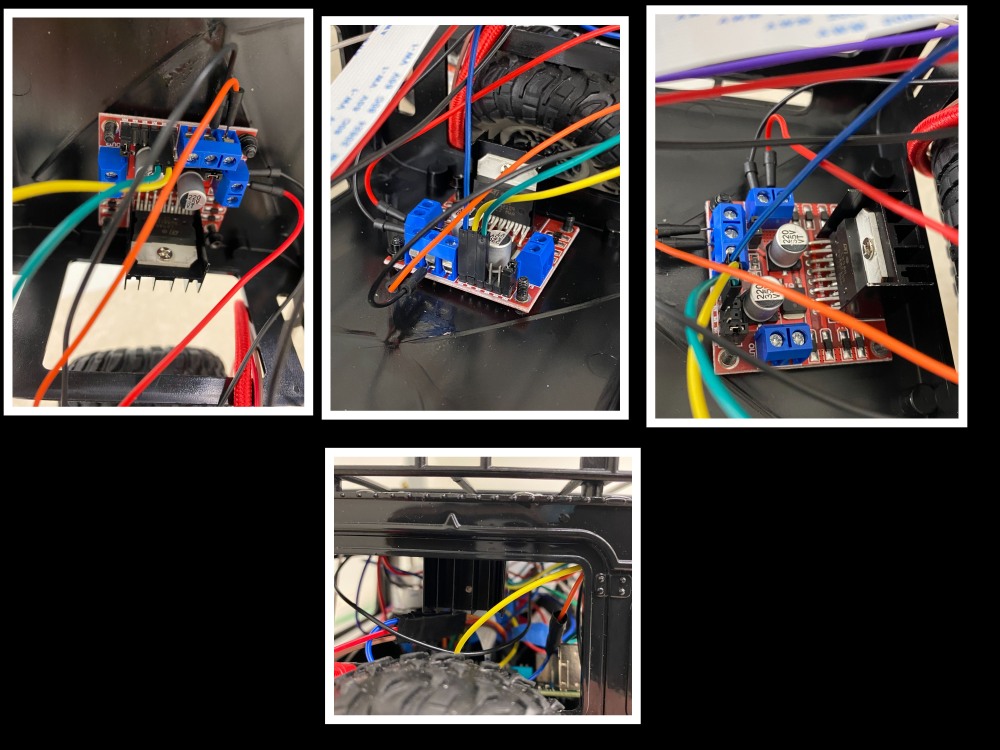
#> input picture Image_Mercure/L298N.jpg, 4000 x 3000 px, given in place of the camera (shown at 1/4 size)
$ python Color_Detector_Helper.py
#> lines starting #> are read from the running program, lines starting #| are printed output that depends on the picture; after the words box and inside, x2 and y2 are one past the last pixel; in counts of white or black regions, pixels touching at a corner belong together
import cv2
import numpy as np

#Ici on va chercher la camera et on la stock dans la variable cap
cap = cv2.VideoCapture(0, cv2.CAP_V4L)
#Taille de l'image
cap.set(3,640)
cap.set(4,480)


def nothing(x):
    pass

cv2.namedWindow("Detection couleur")


#(HSV en anglais pour hue, saturation, value) : Teinte, Saturation, Brillance
#Creation des trackbar
cv2.createTrackbar("LowH", "Detection couleur", 0, 255, nothing)
#> slider 'LowH' is set to 51
cv2.createTrackbar("LowS", "Detection couleur", 0, 255, nothing)
#> slider 'LowS' is set to 51
cv2.createTrackbar("LowV", "Detection couleur", 0, 255, nothing)
#> slider 'LowV' is set to 51
cv2.createTrackbar("UpH", "Detection couleur", 0, 255, nothing)
#> slider 'UpH' is set to 255
cv2.createTrackbar("UpS", "Detection couleur", 0, 255, nothing)
#> slider 'UpS' is set to 255
cv2.createTrackbar("UpV", "Detection couleur", 0, 255, nothing)
#> slider 'UpV' is set to 255

while True:

    #Ici on lit chaque img de la camera et on le stock dans la variable img
    _,img = cap.read()
#> img is the input picture: shape (3000, 4000, 3); mean B, G, R 62, 63.7, 70.5

    #Convertie l'image en hsv pour faire la detection de couleur
    hsv = cv2.cvtColor(img, cv2.COLOR_BGR2HSV)
#> hsv: shape (3000, 4000, 3); mean H, S, V 24, 36.3, 75.8

    #Ici avec les trackbar on va chercher notre couleur min et max qu'on veut détecter
    lower_h = cv2.getTrackbarPos("LowH", "Detection couleur")
    lower_s = cv2.getTrackbarPos("LowS", "Detection couleur")
    lower_v = cv2.getTrackbarPos("LowV", "Detection couleur")

    upper_h = cv2.getTrackbarPos("UpH", "Detection couleur")
    upper_s = cv2.getTrackbarPos("UpS", "Detection couleur")
    upper_v = cv2.getTrackbarPos("UpV", "Detection couleur")

    #On créer un array avec nos valeurs hsv de la trackbar pour la couleur min et max
    low_HSV = np.array([lower_h, lower_s, lower_v])
    up_HSV = np.array([upper_h, upper_s, upper_v])

    #On défini notre mask
    mask = cv2.inRange(hsv, low_HSV, up_HSV)
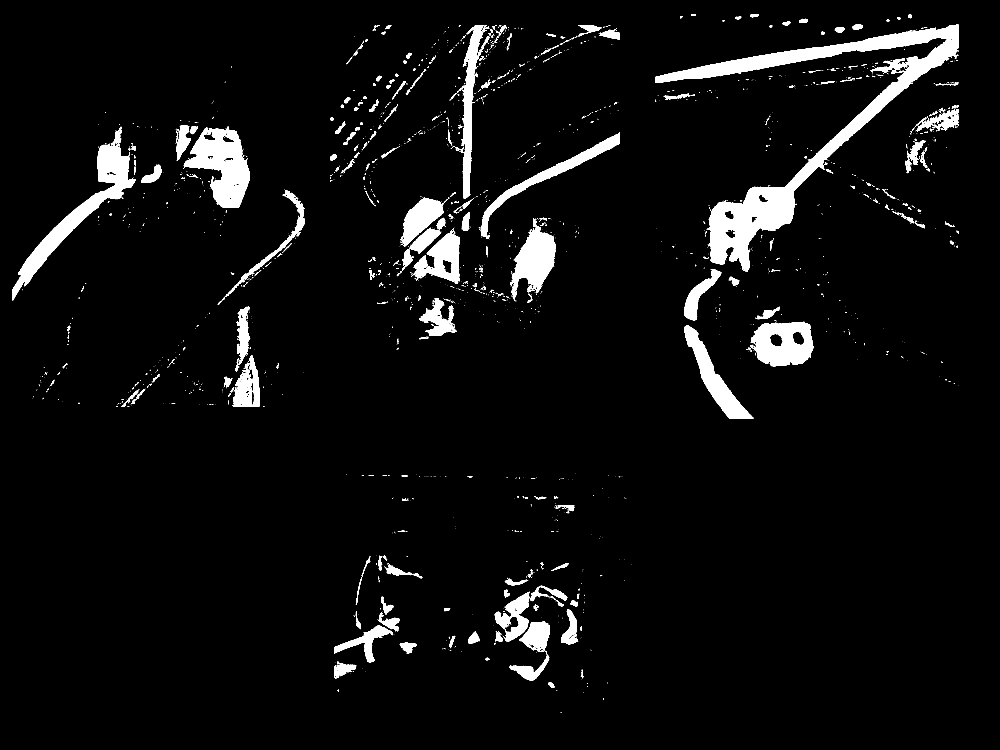
#> mask: shape (3000, 4000) (shown at 1/4 size); 5% white; 2482 white regions (2091 under 20 px), largest, box (x1, y1, x2, y2) and area: (2621, 98, 3834, 1086) 164352, (50, 585, 543, 1202) 47675, (735, 506, 1000, 831) 45212


    #Ici on va filtrer les images avec notre mask
    result = cv2.bitwise_and(img, img, mask=mask)
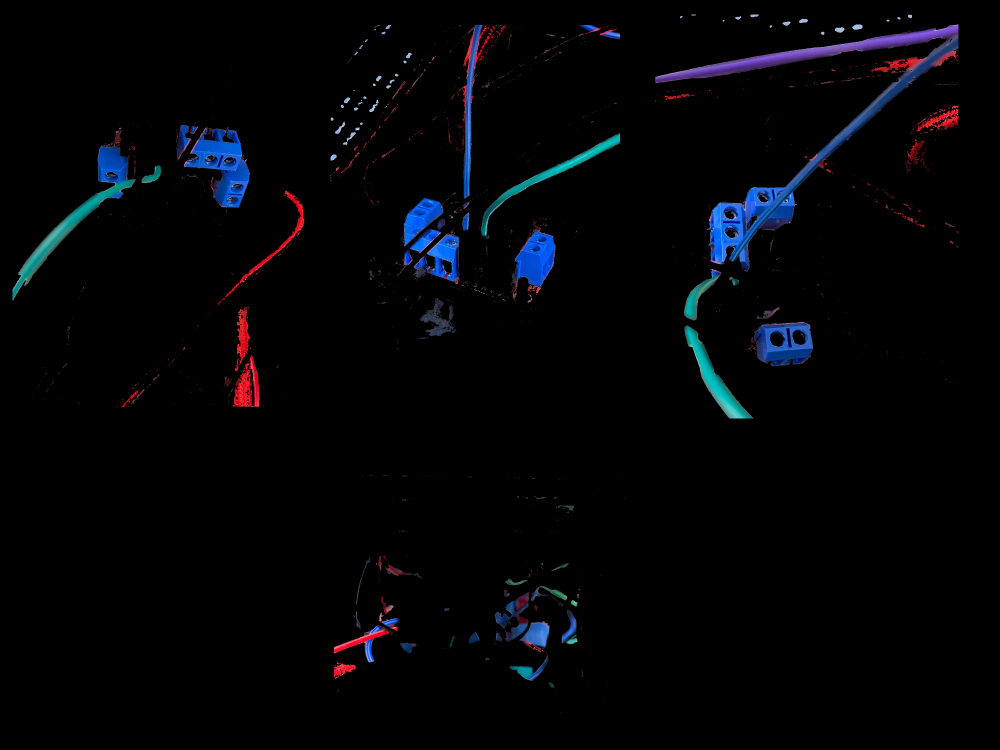
#> result: shape (3000, 4000, 3) (shown at 1/4 size); mean B, G, R 7, 4.1, 3.1


    cv2.imshow("Video_normal", img)
    cv2.imshow("Video_mask", mask)
    cv2.imshow("Resultat", result)

    key = cv2.waitKey(25) &0xFF
#> (key Esc is pressed here)
    if key == 27:
        break
cap.release()
cv2.destroyAllWindows()

$ run again, on Image_Mercure/accelerometre.jpg
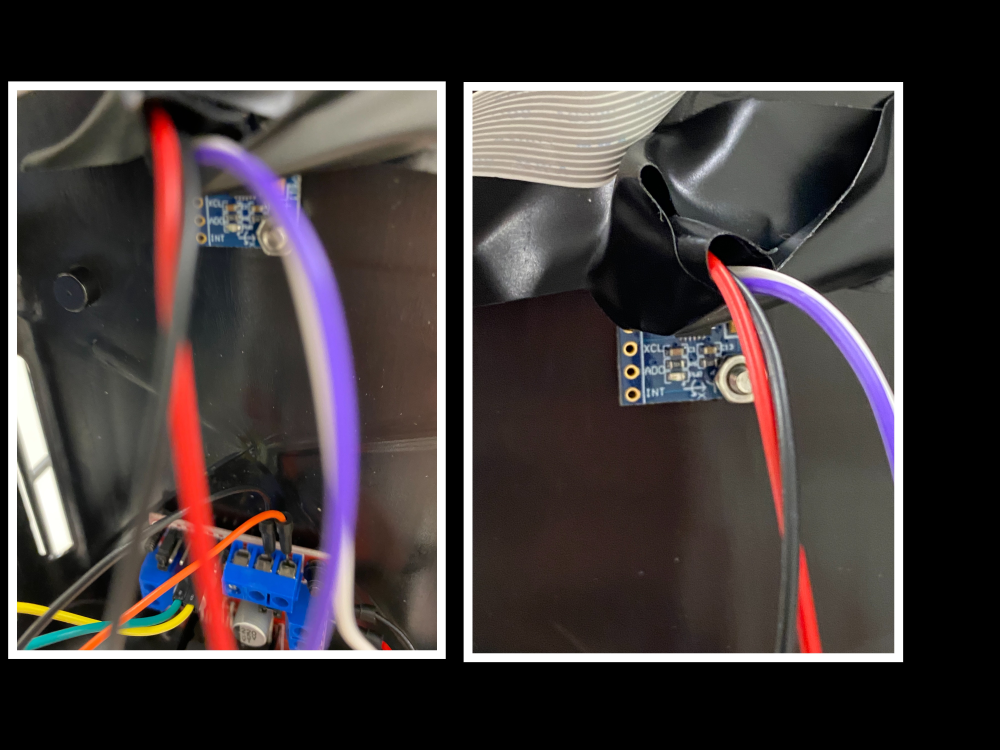
#> input picture Image_Mercure/accelerometre.jpg, 4000 x 3000 px, given in place of the camera (shown at 1/4 size)
#> img is the input picture: shape (3000, 4000, 3); mean B, G, R 57.8, 57.5, 65.3
#> hsv: shape (3000, 4000, 3); mean H, S, V 26.1, 40, 69.5
#> `mask = cv2.inRange(hsv, low_HSV, up_HSV)`:
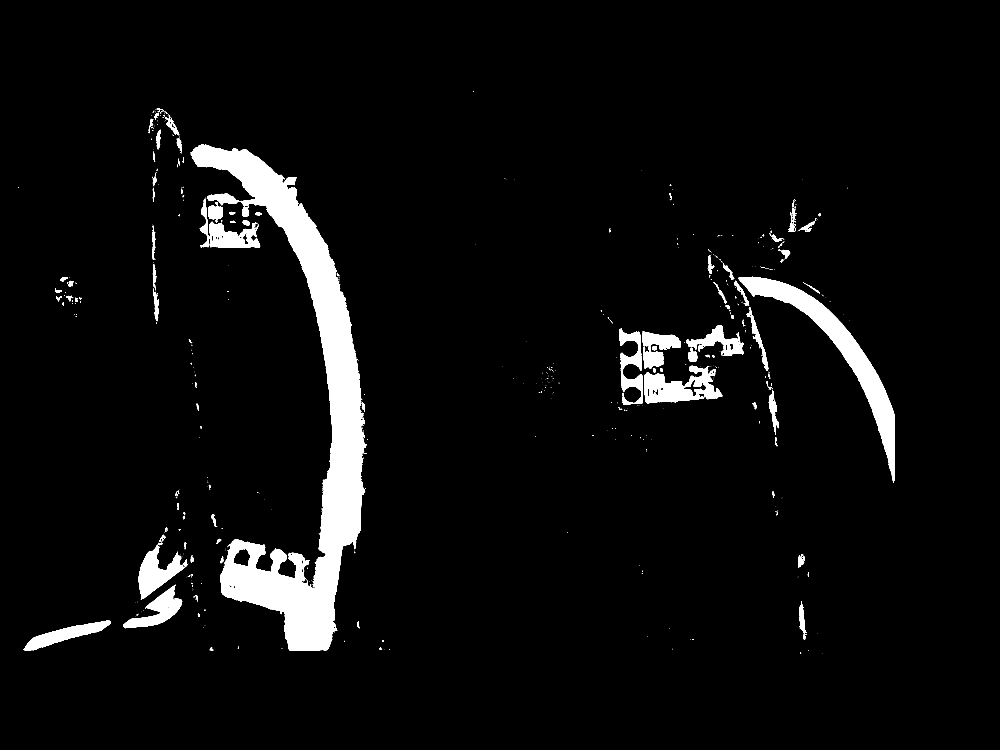
#> mask: shape (3000, 4000) (shown at 1/4 size); 4.8% white; 859 white regions (729 under 20 px), largest, box (x1, y1, x2, y2) and area: (762, 577, 1466, 2601) 354421, (2954, 1107, 3577, 1932) 69545, (2577, 1463, 2889, 1615) 24603
#> `result = cv2.bitwise_and(img, img, mask=mask)`:
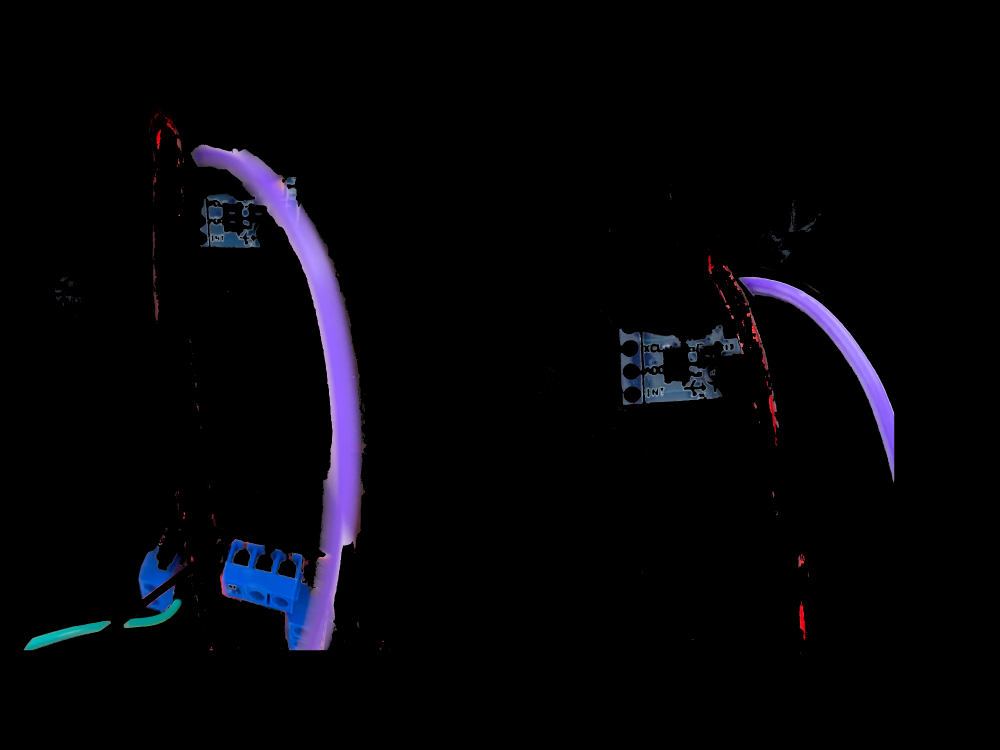
#> result: shape (3000, 4000, 3) (shown at 1/4 size); mean B, G, R 8.3, 4.6, 4.9

$ run again, on Image_Mercure/cable_management.jpg
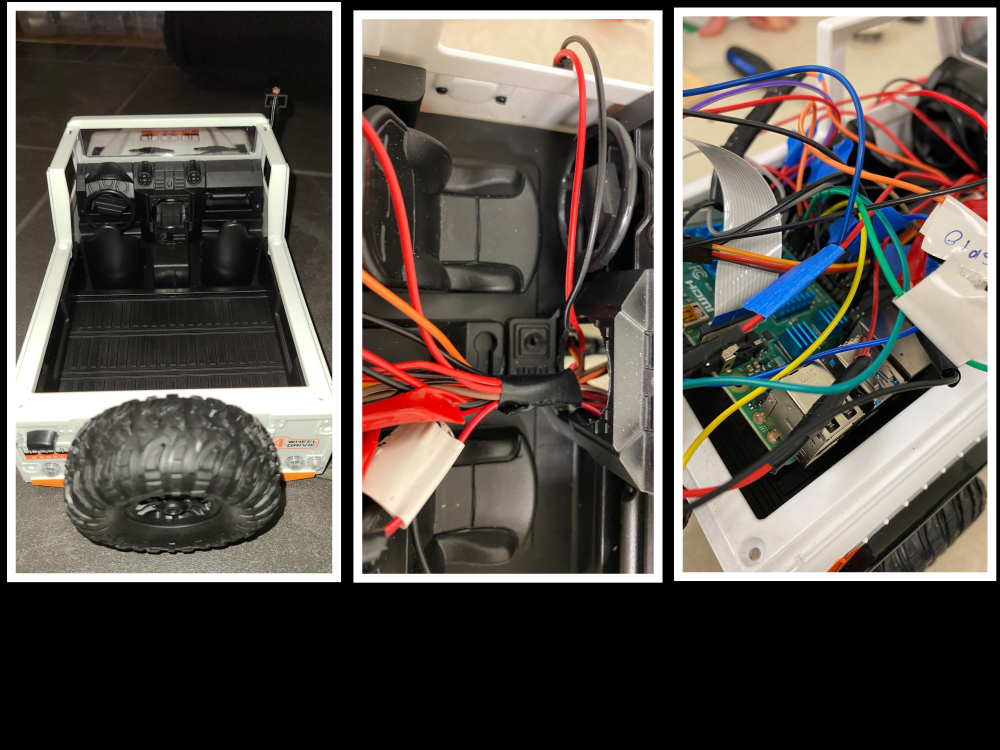
#> input picture Image_Mercure/cable_management.jpg, 4000 x 3000 px, given in place of the camera (shown at 1/4 size)
#> img is the input picture: shape (3000, 4000, 3); mean B, G, R 76.3, 82.2, 89.1
#> hsv: shape (3000, 4000, 3); mean H, S, V 19.6, 39.4, 92.4
#> `mask = cv2.inRange(hsv, low_HSV, up_HSV)`:
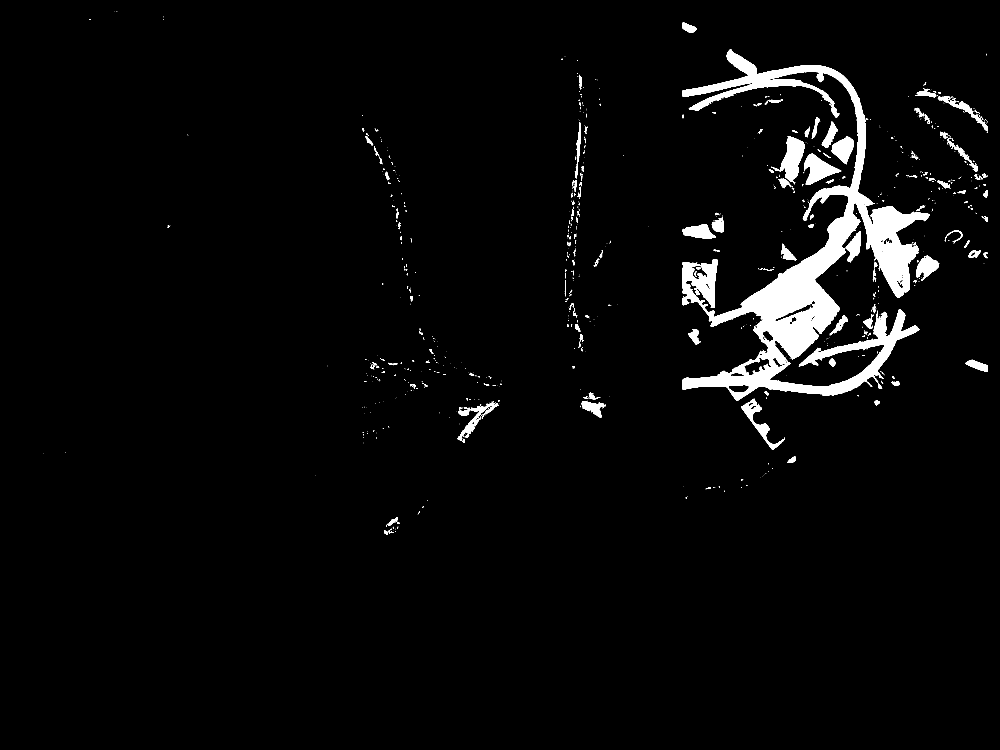
#> mask: shape (3000, 4000) (shown at 1/4 size); 3.3% white; 1118 white regions (889 under 20 px), largest, box (x1, y1, x2, y2) and area: (2731, 198, 3720, 1604) 298208, (3084, 544, 3220, 738) 10423, (3216, 614, 3365, 739) 8736
#> `result = cv2.bitwise_and(img, img, mask=mask)`:
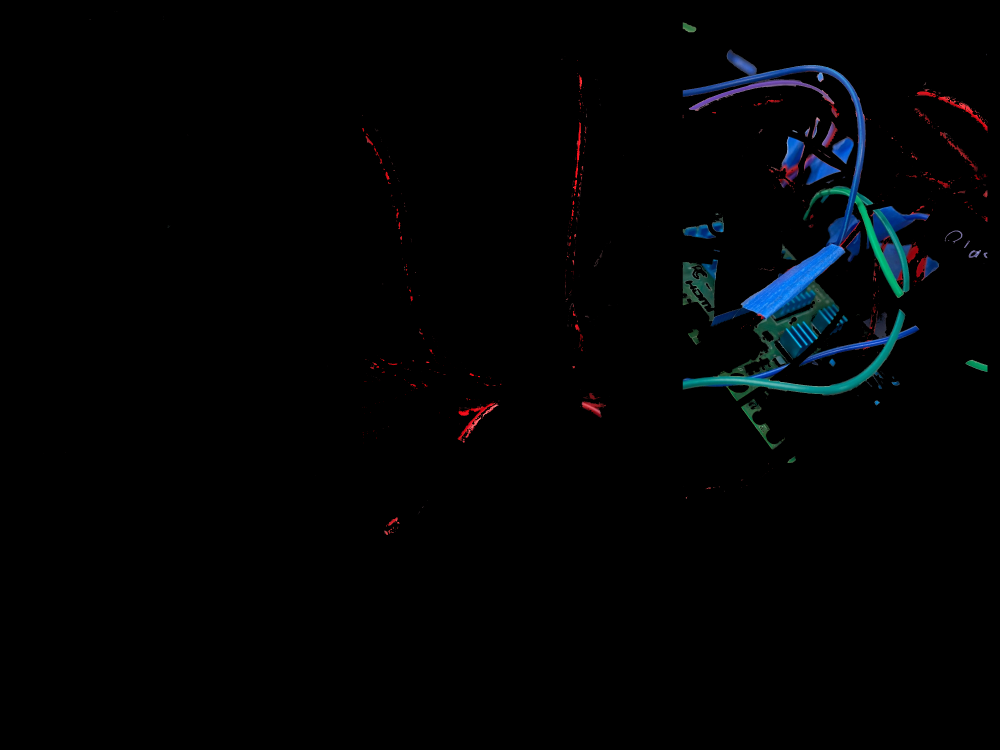
#> result: shape (3000, 4000, 3) (shown at 1/4 size); mean B, G, R 3.9, 2.8, 1.5

$ run again, on Image_Mercure/camera.jpg
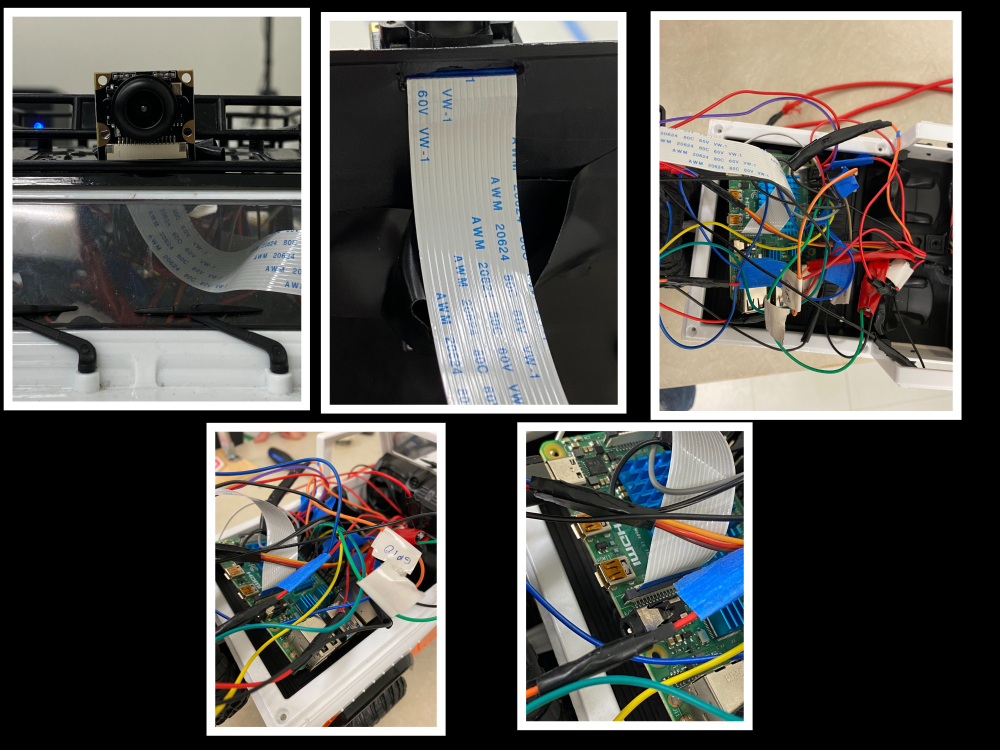
#> input picture Image_Mercure/camera.jpg, 4000 x 3000 px, given in place of the camera (shown at 1/4 size)
#> img is the input picture: shape (3000, 4000, 3); mean B, G, R 80.4, 84.2, 85.8
#> hsv: shape (3000, 4000, 3); mean H, S, V 27, 33.5, 91.2
#> `mask = cv2.inRange(hsv, low_HSV, up_HSV)`:
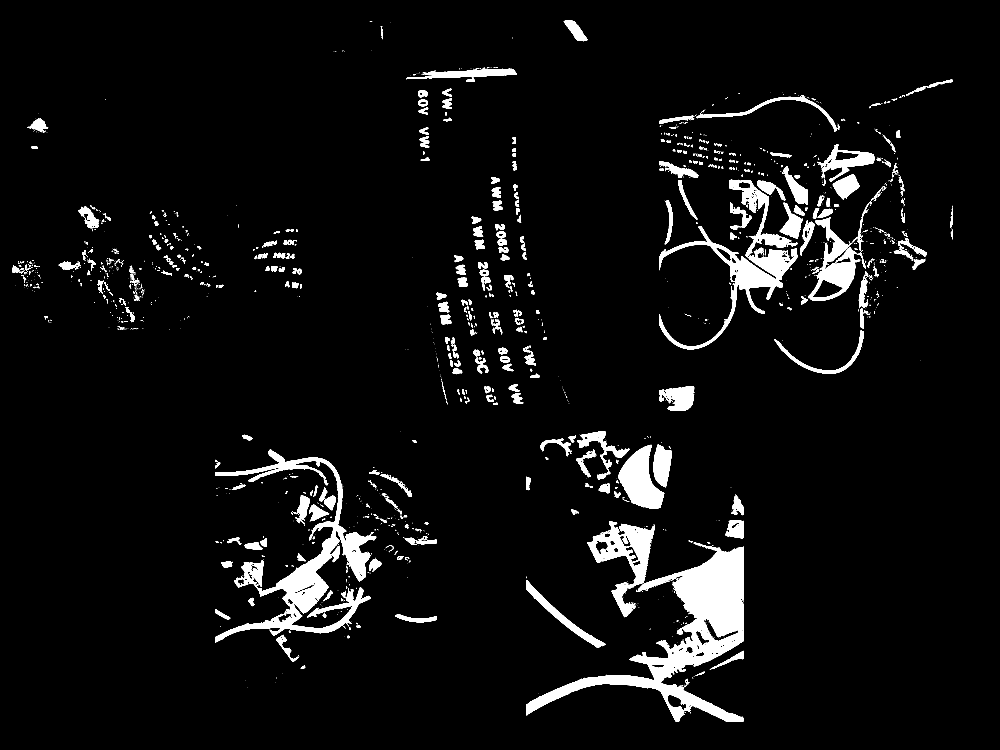
#> mask: shape (3000, 4000) (shown at 1/4 size); 5.1% white; 2129 white regions (1543 under 20 px), largest, box (x1, y1, x2, y2) and area: (2104, 2169, 2976, 2885) 142877, (861, 1798, 1505, 2570) 91192, (2638, 904, 3189, 1397) 42101
#> `result = cv2.bitwise_and(img, img, mask=mask)`:
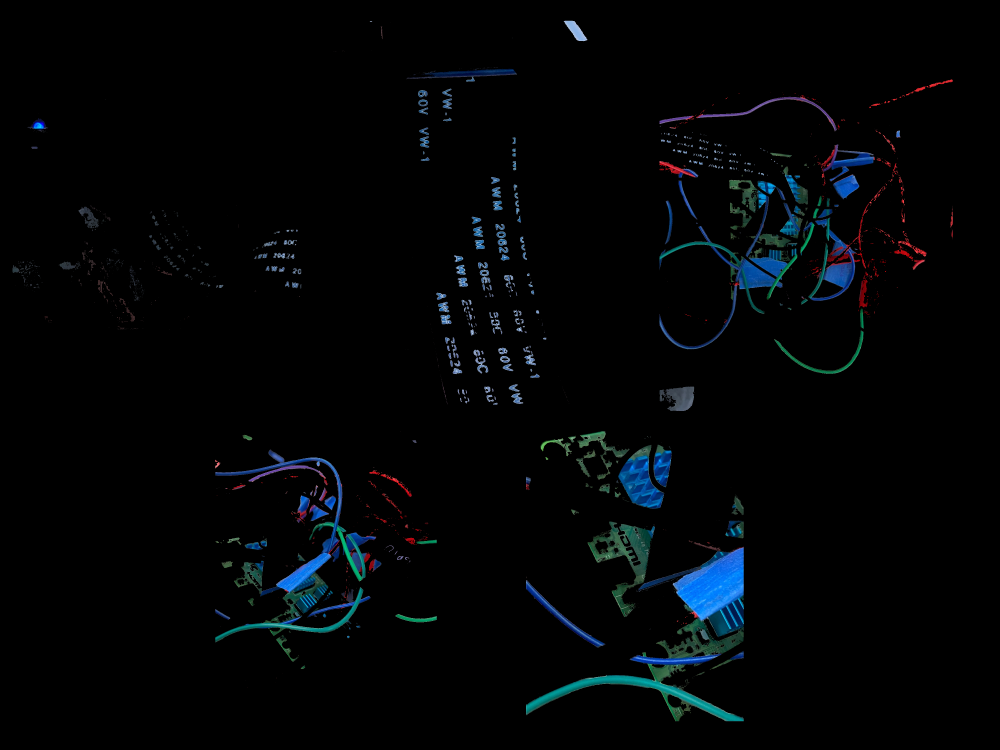
#> result: shape (3000, 4000, 3) (shown at 1/4 size); mean B, G, R 6.2, 4.6, 2.2
